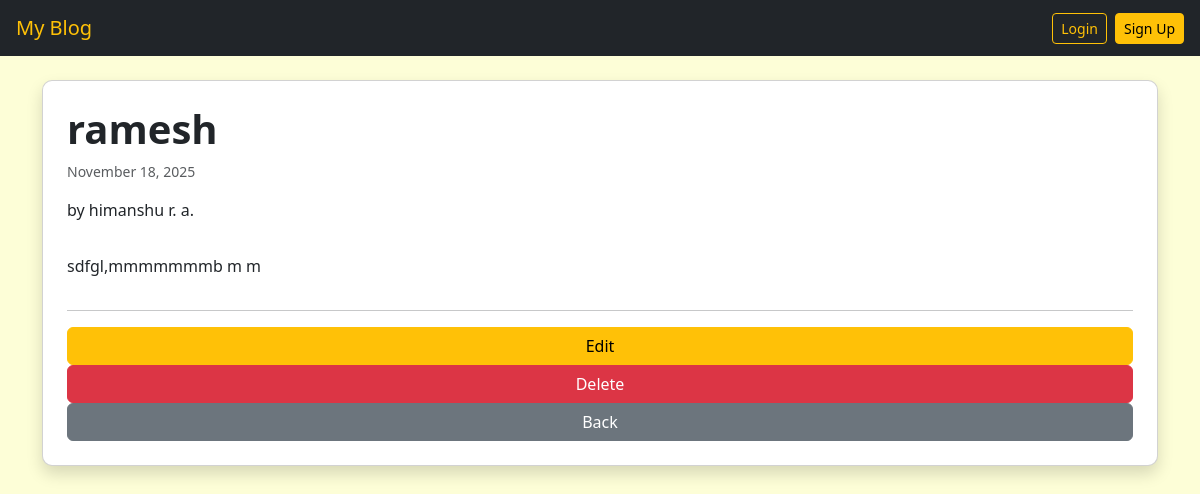
The page /posts/5/ on the database as committed earlier.
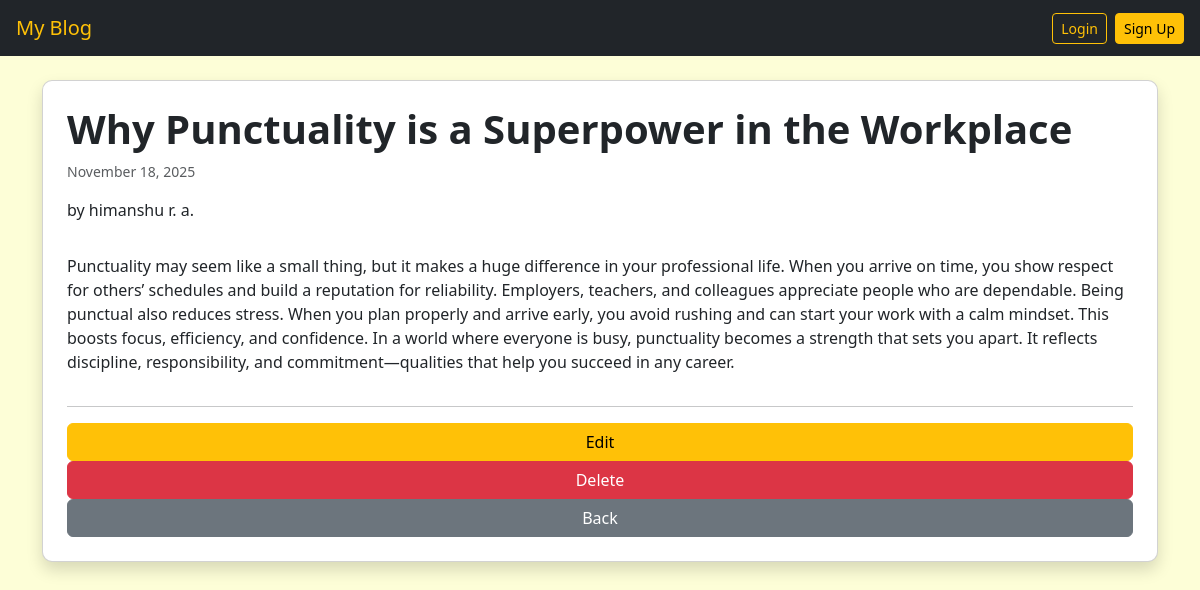
The same page on the database as committed later.
### blog/models.py (models this page shows, shortened)
class BlogPost(models.Model):
    title = models.CharField(max_length=200)
    content = models.TextField()
    date_posted = models.DateTimeField(auto_now_add=True)
    author = models.ForeignKey(User, on_delete=models.CASCADE)
    created_at = models.DateTimeField(auto_now_add=True)

### blog/views.py (the view)
# urls.py: path('posts/<int:pk>/', views.post_detail, name='post_detail'),  # view single post
def post_detail(request, pk):
    post = get_object_or_404(BlogPost, pk=pk)
    return render(request, 'blog/post_detail.html', {'post': post})

### blog/templates/blog/post_detail.html (shortened to what this page needs)
{% extends 'blog/base.html' %}
{% block content %}
<div class="card shadow p-4">
    <h1 class="fw-bold">{{ post.title }}</h1>
    <p class="text-muted small">{{ post.created_at|date:"F d, Y" }}</p>
    <p>by {{ post.author.username }}</p>
    <p class="mt-3">{{ post.content }}</p>
    <hr>
    <a href="{% url 'post_update' post.pk %}" class="btn btn-warning">Edit</a>
    <a href="{% url 'post_delete' post.pk %}" class="btn btn-danger">Delete</a>
    <a href="{% url 'post_list' %}" class="btn btn-secondary">Back</a>
</div>
{% endblock %}

Rows that differ between the two databases and show on the page:
changed BlogPost "himanshu r. a.": title "ramesh" → "Why Punctuality is a Superpower in the Workplace"; content "sdfgl,mmmmmmmb m m" → "Punctuality may seem like a small thing, but it makes a huge difference in your professional life. When you arrive on time, you show respect for others’ schedules and build a reputation for reliability. Employers, teachers, and colleagues appreciate people who are dependable. Being punctual also reduces stress. When you plan properly and arrive early, you avoid rushing and can start your work with a calm mindset. This boosts focus, efficiency, and confidence. In a world where everyone is busy, punctuality becomes a strength that sets you apart. It reflects discipline, responsibility, and commitment—qualities that help you succeed in any career."
